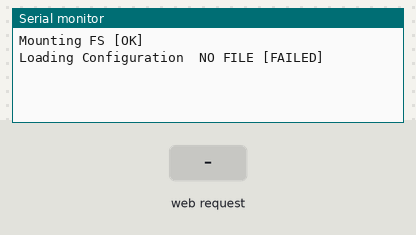
Bench run of a sketch on a simulated ESP32. On the bench: the last lines printed to the serial monitor. Inputs (shaded band) come from the test bench. Storage starts empty.

Above: at 1.2 s.
1.3 s: HTTP request GET /ui.css received
At 2.5 s:
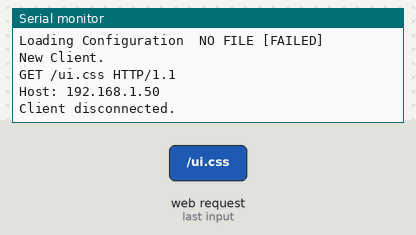
2.8 s: HTTP request GET /ui.js received
At 3.7 s:
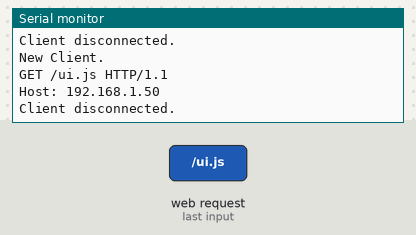
4.3 s: HTTP request GET /ui.html received
At 4.8 s:
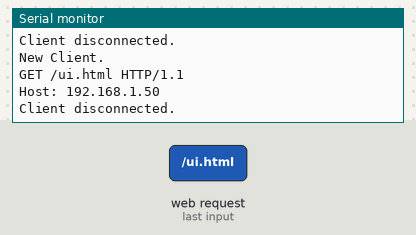
5.8 s: HTTP request GET /config.json received
At 7.2 s:
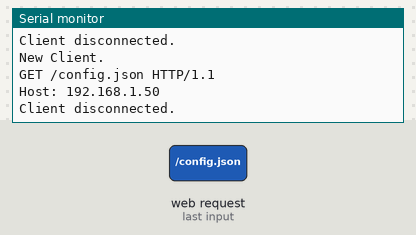

The sketch:

esp32easygpio.ino
```cpp
/**
 * @imports
 */
#include <WiFi.h>
#include <ESPmDNS.h>
#include <ArduinoJson.h>
#include <U8x8lib.h>
#include "FS.h"
#include "SPIFFS.h"
#include <esp_now.h>
#include <esp_wifi.h>
#include "esp_system.h"
#include "types.h"


/**
 * @locals
 */
WiFiServer server(80);
APConfiguration apconfig;
String header;


String ReadFile(String path);
bool LoadConfiguration(APConfiguration& apconfig);

/**
 * @setup
 */
void setup() {
  Serial.begin(115200);

  // SPIFFS
  Serial.print("Mounting FS ");
  if (!SPIFFS.begin()) {
    Serial.println("[FAILED]");
    return;
  }
  Serial.println("[OK]");

  // CONFIG
  Serial.print("Loading Configuration ");
    if(!LoadConfiguration(apconfig)) {
   Serial.println("[FAILED]");
   return;
  }
  Serial.println("[OK]");

  // WIFI
  Serial.print("Setting up Wifi AP ");
  WiFi.softAP(apconfig.ssid, apconfig.password);
  Serial.println("[OK]");

  // IP
  IPAddress IP = WiFi.softAPIP();
  Serial.print("AP IP address: ");
  Serial.println(IP);
  server.begin();
}

/**
 * @loop
 */
void loop(){


  WiFiClient client = server.available();

  if (client) {
    Serial.println("New Client.");          // print a message out in the serial port
    String currentLine = "";                // make a String to hold incoming data from the client
    while (client.connected()) {
      if (client.available()) {
        char c = client.read();
        Serial.write(c);
        header += c;
        if (c == '\n') {
          if (currentLine.length() == 0) {

            client.println("HTTP/1.1 200 OK");
            client.println("Content-type:text/html");
            client.println("Connection: close");
            client.println();


            // serve default
            if (header.indexOf("GET /ui.css") >= 0) {
              client.println(ReadFile("/ui.css"));
            } else if (header.indexOf("GET /ui.js") >= 0) {
              client.println(ReadFile("/ui.js"));
            } else {
              client.println("LOADED");
              client.println(ReadFile("/ui.html"));
            }

            break;

          } else { // if you got a newline, then clear currentLine
            currentLine = "";
          }
        } else if (c != '\r') {  // if you got anything else but a carriage return character,
          currentLine += c;      // add it to the end of the currentLine
        }
      }
    }
    // Clear the header variable
    header = "";
    // Close the connection
    client.stop();
    Serial.println("Client disconnected.");
    Serial.println("");
  }
}
```

support.ino
```cpp
/**
 * @ReadFile
 */
String ReadFile(String path) {
  File f = SPIFFS.open(path, "r");
  if(f) {
    String contents = f.readString();
    f.close();
    return contents;
  }
  return "";
}


/**
 * @LoadConfiguration
 */
bool LoadConfiguration(APConfiguration& apconfig) {

  File configFile = SPIFFS.open("/config.json", "r");
  if (!configFile) {
    Serial.print(" NO FILE ");
    return false;
  }

  size_t size = configFile.size();
  if (size > 2048) {
    return false;
  }

  std::unique_ptr<char[]> buf(new char[size]);
  configFile.readBytes(buf.get(), size);

  DynamicJsonBuffer jsonBuffer;
  JsonObject& root = jsonBuffer.parseObject(buf.get());

  if (!root.success()) {
    return false;
  }

  apconfig.ssid = root["ap"]["ssid"];
  apconfig.password = root["ap"]["password"];

  return true;
}


String GetWifiStatus()
{
   switch(WiFi.status()) {
    case WL_CONNECTED:      return "Connected";
    case WL_NO_SHIELD:      return "No Shield";
    case WL_IDLE_STATUS:    return "Idle";
    case WL_NO_SSID_AVAIL:  return "No SSID";
    case WL_SCAN_COMPLETED: return "Scan Completed";
    case WL_CONNECT_FAILED: return "Failed";
    case WL_CONNECTION_LOST:return "Lost";
    case WL_DISCONNECTED:   return "Disconnected";
    default:                return "Unknown";
   }
}
```

types.h
```cpp
struct APConfiguration {
  const char* ssid;
  const char* password;
};
```

Measured:
- after the input at 1.3 s, the serial monitor: prints a new line at once (image 1)
- after the input at 2.8 s, the serial monitor: prints a new line at once (image 2)
- after the input at 4.3 s, the serial monitor: prints a new line at once (image 3)
- after the input at 5.8 s, the serial monitor: prints a new line at once (image 4)
